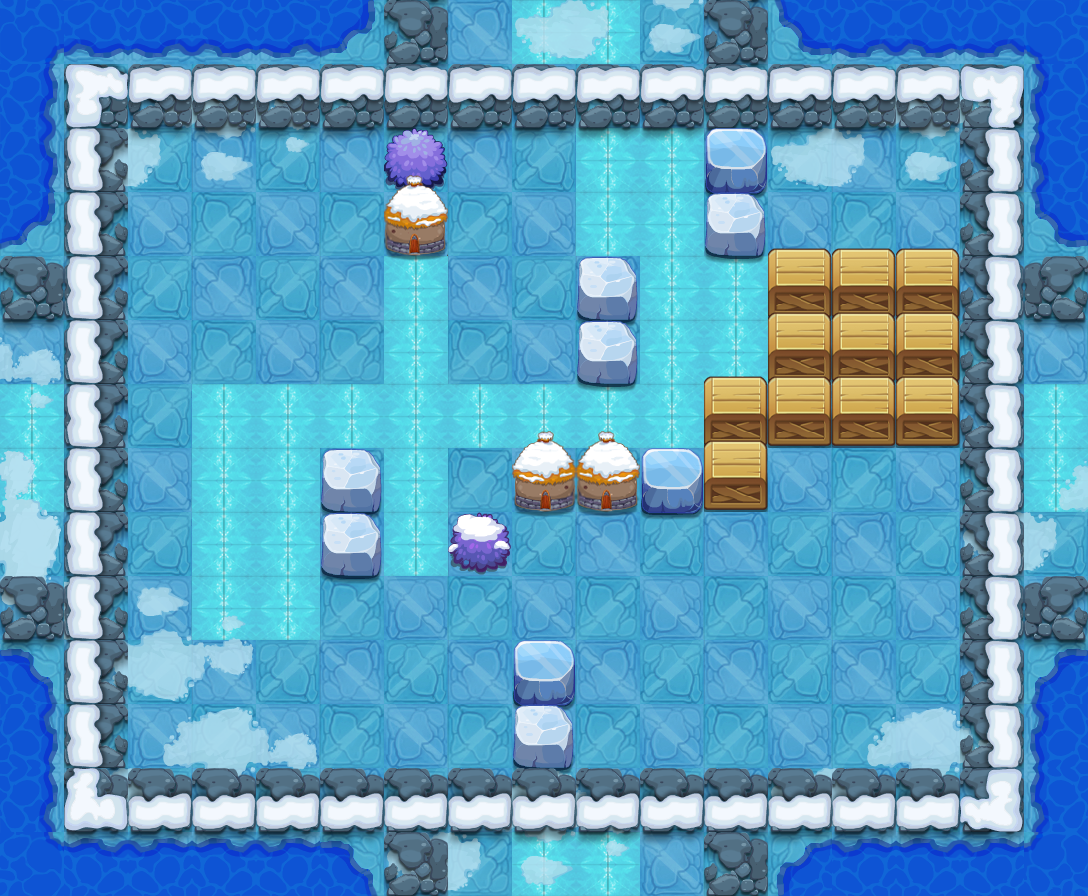

This is a level from a 2D game, rendered from its Tiled map with the project's own tilesets. A one-line summary and the map file follow, with tile-layer data summarised:
An orthogonal 17x14 tile map with 64x64 px tiles, 12 tile layers (PASS, 块层 2, 块层 17, 块层 16, ...) and 10 objects (6x TRAP, 3x xhdjmr2, PLAYER).

<map version="1.0" orientation="orthogonal" width="17" height="14" tilewidth="64" tileheight="64">
 <properties>
  <property name="DESTRY1" value="96" />
  <property name="DESTRY2" value="98" />
  <property name="DESTRY3" value="219" />
  <property name="DESTRY4" value="119" />
  <property name="DESTRY_COUNT" value="4" />
  <property name="EXP" value="1265" />
  <property name="ITEM" value="D049" />
  <property name="LOSE_SCRIPT" value="" />
  <property name="MONEY" value="1898" />
  <property name="START_SCRIPT" value="lv145" />
  <property name="WIN_SCRIPT" value="" />
 </properties>
 <tileset firstgid="1" name="jdbl2" tilewidth="64" tileheight="64">
  <image source="jdbl2-hd.png" width="1000" height="1000" />
 </tileset>
 <layer name="PASS" width="17" height="14">
  <data>[238 cells, 134 non-empty, 11 distinct tile ids]</data>
 </layer>
 <layer name="块层 2" width="17" height="14">
  <data>[238 cells, 152 non-empty, 13 distinct tile ids]</data>
 </layer>
 <layer name="块层 17" width="17" height="14">
  <data>[238 cells, 42 non-empty, 8 distinct tile ids]</data>
 </layer>
 <layer name="块层 16" width="17" height="14">
  <data>[238 cells, 71 non-empty, 5 distinct tile ids]</data>
 </layer>
 <layer name="块层 3" width="17" height="14">
  <data>[238 cells, 58 non-empty, 1 distinct tile ids]</data>
 </layer>
 <layer name="块层 4" width="17" height="14">
  <data>[238 cells, 50 non-empty, 2 distinct tile ids]</data>
 </layer>
 <layer name="块层 5" width="17" height="14">
  <data>[238 cells, 25 non-empty, 6 distinct tile ids]</data>
 </layer>
 <layer name="SHELTER 6" width="17" height="14">
  <data>[238 cells, 3 non-empty, 2 distinct tile ids]</data>
 </layer>
 <layer name="SHELTER 5" width="17" height="14">
  <data>[238 cells, 4 non-empty, 1 distinct tile ids]</data>
 </layer>
 <layer name="SHELTER 4" width="17" height="14">
  <data>[238 cells, 3 non-empty, 1 distinct tile ids]</data>
 </layer>
 <layer name="SHELTER 3" width="17" height="14">
  <data>[238 cells, 3 non-empty, 1 distinct tile ids]</data>
 </layer>
 <layer name="SHELTER 2" width="17" height="14">
  <data>[238 cells, 1 non-empty, 1 distinct tile ids]</data>
 </layer>
 <objectgroup name="对象层 1" width="34" height="28">
  <object name="PLAYER" type="PLAYER" x="128" y="128" width="64" height="64" />
  <object name="xhdjmr2" x="192" y="640" width="64" height="64">
   <properties>
    <property name="lua_ai" value="monster_xhdjmr_ai" />
    <property name="quality" value="xhdjmr2.quality" />
   </properties>
  </object>
  <object name="ice_road" type="TRAP" x="192" y="384" width="128" height="256">
   <properties>
    <property name="lua_ai" value="ice_road_ai" />
   </properties>
  </object>
  <object name="ice_road" type="TRAP" x="320" y="384" width="384" height="64">
   <properties>
    <property name="lua_ai" value="ice_road_ai" />
   </properties>
  </object>
  <object name="ice_road" type="TRAP" x="384" y="256" width="64" height="320">
   <properties>
    <property name="lua_ai" value="ice_road_ai" />
   </properties>
  </object>
  <object name="ice_road" type="TRAP" x="576" y="128" width="128" height="128">
   <properties>
    <property name="lua_ai" value="ice_road_ai" />
   </properties>
  </object>
  <object name="ice_road" type="TRAP" x="640" y="256" width="128" height="128">
   <properties>
    <property name="lua_ai" value="ice_road_ai" />
   </properties>
  </object>
  <object name="zi_dan_up1" type="TRAP" x="384" y="704" width="64" height="64">
   <properties>
    <property name="trap_ani" value="fire_cat_up.actor" />
    <property name="trap_delay" value="2" />
    <property name="trap_id" value="0" />
    <property name="trap_script" value="trap(&quot;zi_dan_up1&quot;):setAtkPower(target(&quot;PLAYER&quot;):getHP()*0.1);trap(&quot;zi_dan_up1&quot;):turnUp(); trap(&quot;zi_dan_up1&quot;):getAI():getActions():addObject( AIUseSkill:create(   SkillLua:create(&quot;skill_0001&quot;)  )  );" />
    <property name="trap_start_mode" value="2" />
    <property name="trap_state" value="open" />
   </properties>
  </object>
  <object name="xhdjmr2" x="512" y="256" width="64" height="64">
   <properties>
    <property name="lua_ai" value="monster_xhdjmr_ai" />
    <property name="quality" value="xhdjmr2.quality" />
   </properties>
  </object>
  <object name="xhdjmr2" x="832" y="576" width="64" height="64">
   <properties>
    <property name="lua_ai" value="monster_xhdjmr_ai" />
    <property name="quality" value="xhdjmr2.quality" />
   </properties>
  </object>
 </objectgroup>
</map>
